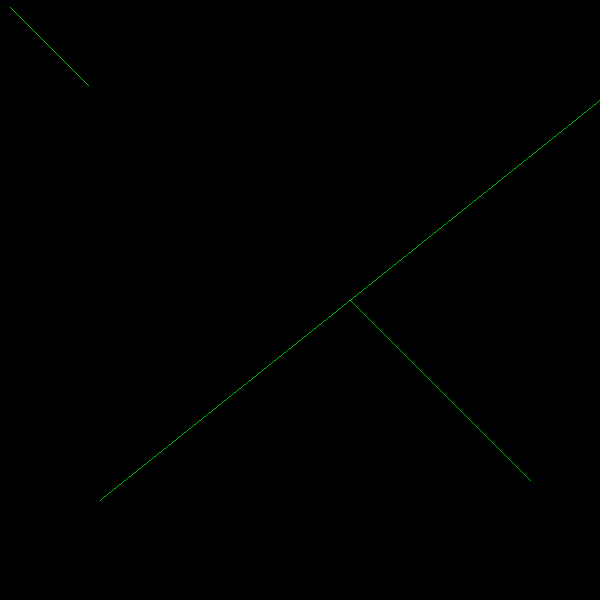
Frame 1 (no input)
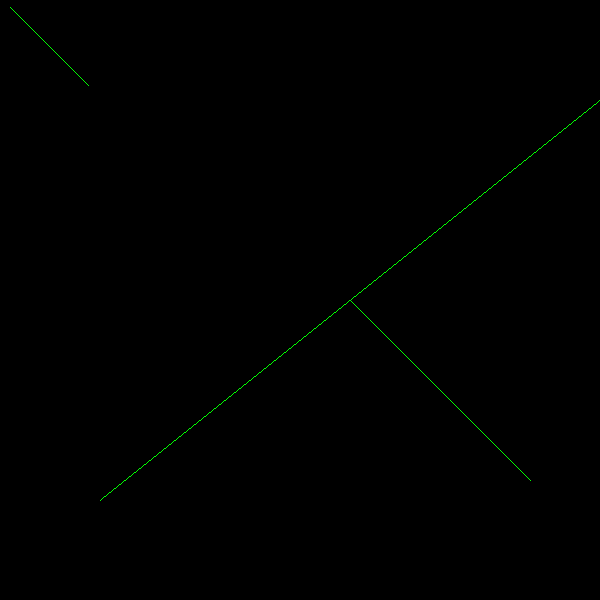
Frame 60 (the mouse pressed at the canvas centre just before this capture)
Frame 120 (the mouse held since frame 60 and released just before this capture): identical to frame 60, image omitted

The Processing sketch that drew these frames (run headless with seeded random() and noise(); from frame 60 on, the mouse is pressed at the canvas centre):

// Processing sketch: aea_example_of_class_create_line
// ── aea_example_of_class_create_line.pde
Line ob1, ob2, ob3;
void setup() {
  size(600, 600);
  background(0);
  smooth();
  stroke(0, 255, 0);
  ob1 = new Line(4, 7, 9, 85);
  ob2 = new Line(300, 300, 450, 480);
  ob3 = new Line(600, 100, 100, 500);
}
void draw() {
  ob1.drawLine();
  ob2.drawLine();
  ob3.drawLine();
}
class Line {
  int x1, y1, x2, y2;
  float m, c;
  Line(int x1, int y1, int x2, int y2) {
    this.x1 = x1;
    this.y1 = y1;
    this.x2 = x2;
    this.y2 = y2;
  }
  void drawLine() {
  ob3 = new Line(600, 100, 100, 500);
    int diffx=abs(x2-x1);
    int diffy=abs(y2-y1);
    m = (y2 - y1)*1.0/(x2 - x1)*1.0;
    c = round(y2 - m*x2);
    println(m+"-"+c);
    if (diffx>diffy) {
      int start = x1<x2 ? x1 : x2;
      int end   = x1<x2 ? x2 : x1;
      for (int i=start; i<=end; i+=1) {
        float temp;
        temp = m*i+c;
        point(i, temp);
      }
    }else {
      int start = y1<y2 ? y1 : y2;
      int end   = y1<y2 ? y2 : y1;
      for (int i=start; i<=end; i++) {
        float temp;
        temp = i-c/m;
        point(temp, i);
      }
    }
  }
}
